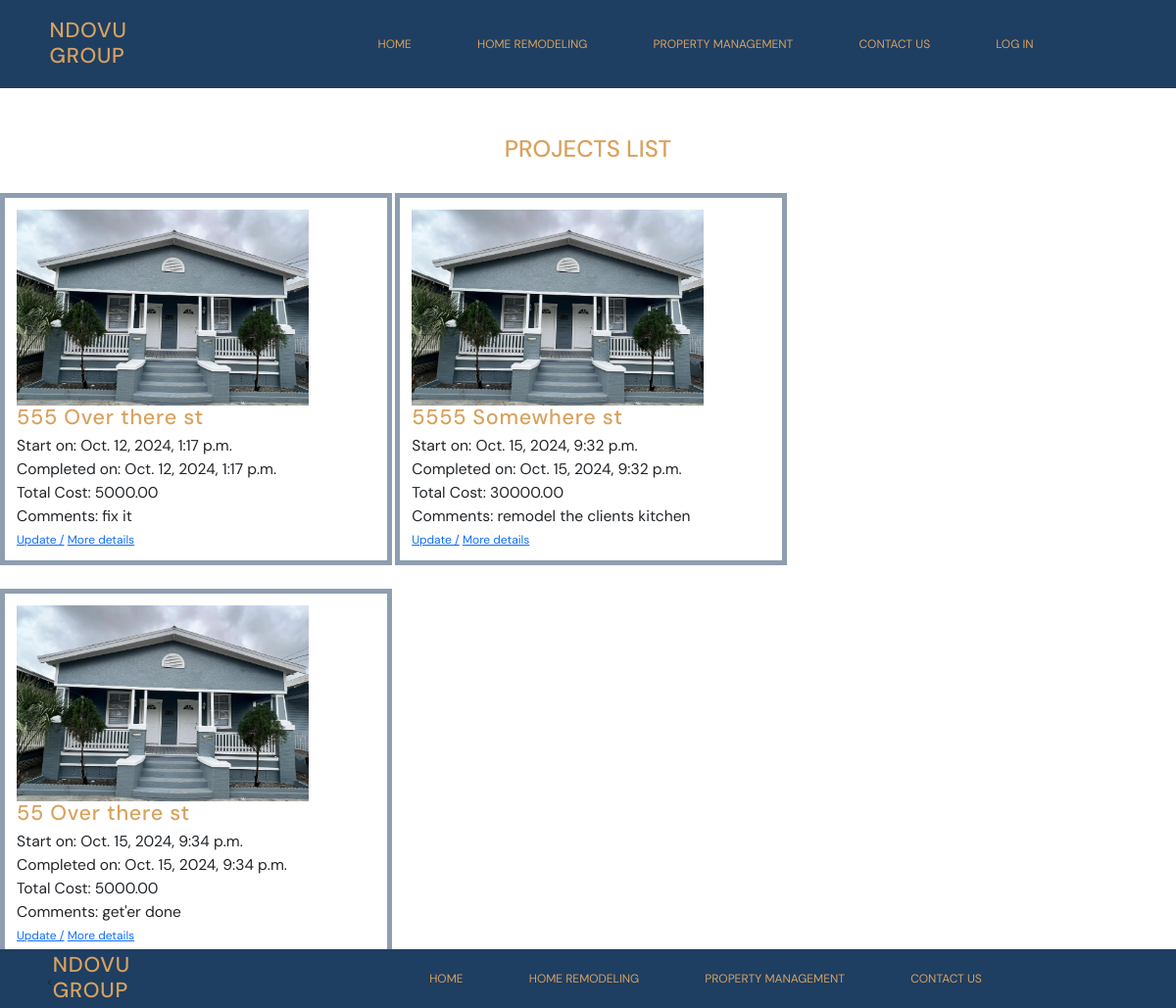
The page /projects/ on the database as committed earlier.
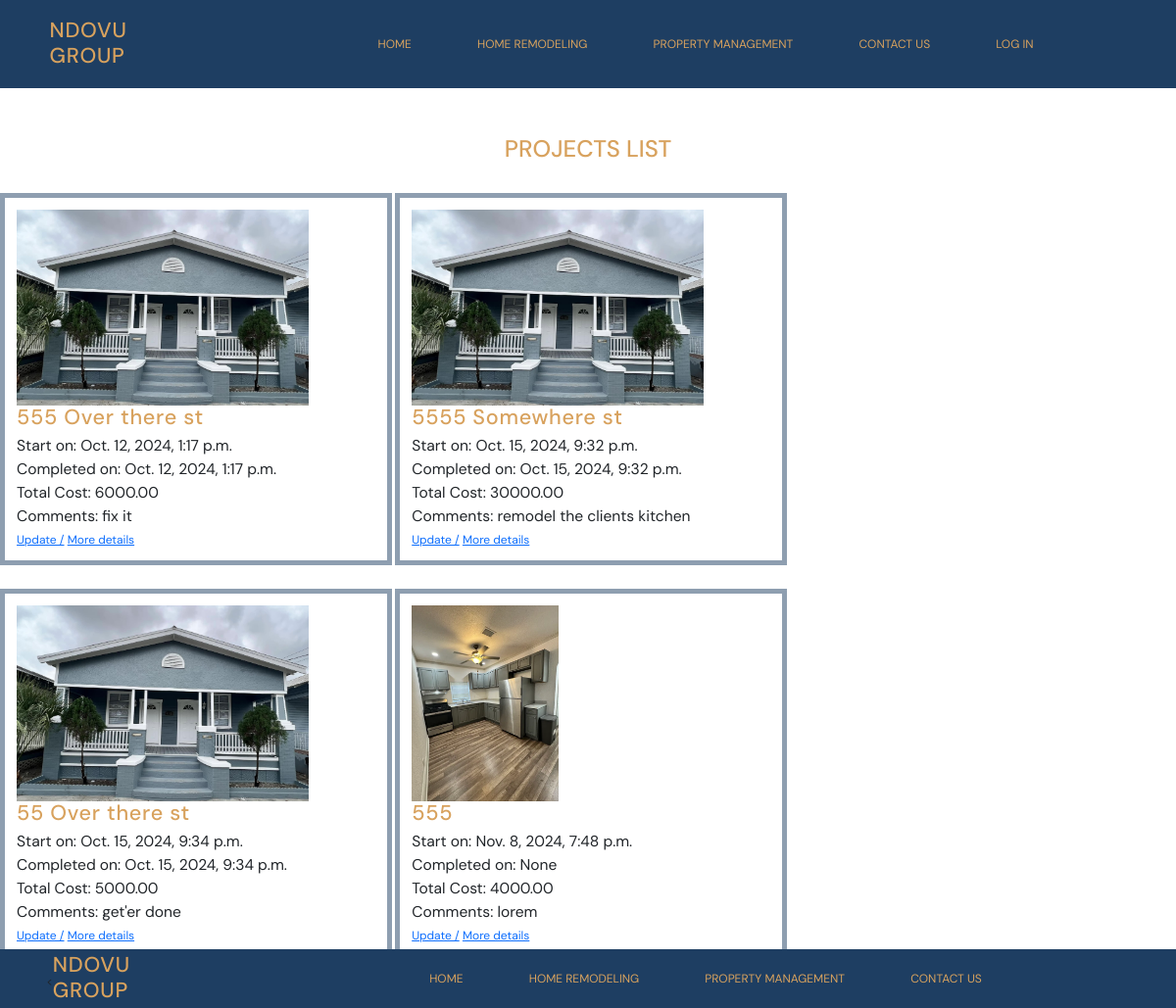
The same page on the database as committed later.
### projects/models.py (models this page shows, shortened)
class Project(models.Model):
    name = models.CharField(max_length=128)
    image = models.ImageField(upload_to="static/img")
    tasks = models.CharField(max_length=200)
    vendor = models.CharField(max_length=50)
    total_cost = MoneyField(max_digits=14, decimal_places=2, default_currency='USD')
    comments = models.TextField()
    start_date = models.DateTimeField(auto_now_add=True)
    complete_date = models.DateTimeField(null=True, blank=True)

### projects/views.py (the view)
# urls.py: path("", views.ProjectListView.as_view(), name="list"),
class ProjectListView(ListView): #scan ops
        template_name = "projects/projects_list.html"
        model = Project

### templates/projects/projects_list.html (shortened to what this page needs)
{% extends 'base.html' %}
{% load static %}
{% block content %}
    <section class="projects-section center-column ">
        <h1>Projects List</h1>
    <div class="projects-list">
    {% for project in project_list %}
        <div class="project-card">
            <img src="{{ project.image.url }}" alt="house before">
                <h2> {{ project.name }} </h2>
                <p> Start on: {{ project.start_date }} </p>
                <p> Completed on: {{ project.complete_date }} </p>
                <p> Total Cost: {{ project.total_cost }} </p>
                <p> Comments: {{ project.comments|truncatechars:64 }} </p>
                <a href="{% url 'update' project.id %}">Update /</a>
                <a href="{% url 'detail' project.id %}">More details</a>
        </div>
        {% endfor %}
    </div>
</section>
{% endblock content %}

### templates/base.html (shortened to what this page needs)
{% load static %}
<!DOCTYPE html>
<html lang="en">
<head>
    <link href="https://cdn.jsdelivr.net/npm/bootstrap@5.3.3/dist/css/bootstrap.min.css" rel="stylesheet"
>
    <link rel="stylesheet" href="{% static '/css/base.css' %}">
    <link rel="stylesheet" href="{% static '/css/footer.css' %}">
    <link rel="stylesheet" href="{% static '/css/header.css' %}">
    <link rel="stylesheet" href="{% static '/css/section.css' %}">
    <link rel="stylesheet" href="{% static '/css/responsive.css' %}">
</head>
<body>
    <header class="center-row">
        <div class="logo center-row">
            <h2>NDOVU GROUP</h2>
        </div>
        <nav class="nav-menu">
            <div class="nav-options center-row">
                <a href="{% url 'home' %}">Home</a>
                <a href="{% url 'remodel' %}">Home Remodeling</a>
                <a href="{% url 'property' %}">Property Management</a>
                <a href="{% url 'contact' %}">Contact Us</a>
                {% if user.is_authenticated %}
                <a href="{% url 'logout' %}">Log Out</a>
                {% else %}
                <a href="{% url 'login' %}">Log In</a>
                {% endif %}
            </div>
        </nav>
    </header>
    {% block content %}
    {% endblock content %}
    <footer class="center-row">
        <div class="logo center-row">
            < <h2>NDOVU GROUP</h2>
        </div>
        <nav class="nav-menu">
            <div class="nav-options center-row">
                <a href="{% url 'home' %}">Home</a>
                <a href="{% url 'remodel' %}">Home Remodeling</a>
                <a href="{% url 'property' %}">Property Management</a>
                <a href="{% url 'contact' %}">Contact Us</a>
            </div>
        </nav>
    </footer>
</body>
</html>

### static/css/base.css (style rules this page uses)
:root { --secondary-color-600: #d8a25e; --background-color: #fdfdfd; --surface-color: #1e3e62; --neutral-color:#2e2f30; --DM-font: "DM Sans", sans-serif; }
* { font-family: var(--DM-font); margin: 0; padding: 0; text-decoration: none; }
html { font-size: 16px; background-color: var(--background-color); }
h1 { color: var(--secondary-color-600); font-size: 2rem; text-transform: uppercase; text-align: center; }
h2 { font-family: var(--lobster-font); color: var(--secondary-color-600); font-size: 1.8rem; letter-spacing: 0.06rem; }
p { line-height: 1.5rem; font-size: 1.3rem; }
.center-row { display: flex; justify-content: center; align-items: center; }
.center-column { display: flex; justify-content: center; align-items: center; flex-direction: column; }

### static/css/footer.css (style rules this page uses)
footer { background-color: var(--surface-color); height: 60px; position: fixed; bottom: 0; width: 100%; }

### static/css/header.css (style rules this page uses)
header { background-color: var(--surface-color); height: 90px; position: sticky; top: 0px; z-index: 9999; }
.logo { width: 20%; height: 100%; padding-right: 10%; margin-top: 0.5%; }
.nav-menu { width: 70%; height: 100%; }
.nav-options { width: 100%; height: 100%; }
.nav-options a { color: var(--secondary-color-600); font-size: 1rem; text-transform: uppercase; margin: 2%; padding: 1% 2%; text-decoration: none !important; }

### static/css/section.css (style rules this page uses)
.projects-section { margin-top: 4rem; }
.projects-list { margin: 2rem 0px; }
.project-card { width: 400px; display: inline-block; border: 5px solid #1e3e6280; margin-bottom: 2rem; vertical-align: top; padding: 1rem; }
.project-card p { width: 90%; margin: 0.5rem 0; }
.project-card img { height: 200px; }
.project-card a { width: 100%; }

### static/css/responsive.css (style rules this page uses)
@media (max-width: 1645px) { html { font-size: 12px; } }
@media (max-width: 1645px) { .logo { padding-right: 15%; } }

Rows that differ between the two databases and show on the page:
changed Project "555 Over there st": total_cost "5000.00" → "6000.00"
added Project: image (picture), name "555", start_date "Nov. 8, 2024, 7:48 p.m.", complete_date "None", total_cost "4000.00", comments "lorem"
